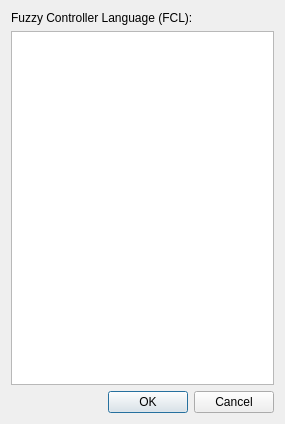
<?xml version="1.0" encoding="UTF-8"?>
<ui version="4.0">
 <class>FCL</class>
 <widget class="QDialog" name="FCL">
  <property name="windowModality">
   <enum>Qt::WindowModal</enum>
  </property>
  <property name="geometry">
   <rect>
    <x>0</x>
    <y>0</y>
    <width>285</width>
    <height>424</height>
   </rect>
  </property>
  <property name="acceptDrops">
   <bool>true</bool>
  </property>
  <property name="windowTitle">
   <string>Fuzzy Controller Language</string>
  </property>
  <property name="modal">
   <bool>true</bool>
  </property>
  <layout class="QVBoxLayout" name="verticalLayout">
   <item>
    <widget class="QLabel" name="label">
     <property name="text">
      <string>Fuzzy Controller Language (FCL):</string>
     </property>
    </widget>
   </item>
   <item>
    <widget class="QPlainTextEdit" name="pte_fcl"/>
   </item>
   <item>
    <widget class="QDialogButtonBox" name="buttonBox">
     <property name="orientation">
      <enum>Qt::Horizontal</enum>
     </property>
     <property name="standardButtons">
      <set>QDialogButtonBox::Cancel|QDialogButtonBox::Ok</set>
     </property>
    </widget>
   </item>
  </layout>
 </widget>
 <resources/>
 <connections>
  <connection>
   <sender>buttonBox</sender>
   <signal>accepted()</signal>
   <receiver>FCL</receiver>
   <slot>accept()</slot>
   <hints>
    <hint type="sourcelabel">
     <x>248</x>
     <y>254</y>
    </hint>
    <hint type="destinationlabel">
     <x>157</x>
     <y>274</y>
    </hint>
   </hints>
  </connection>
  <connection>
   <sender>buttonBox</sender>
   <signal>rejected()</signal>
   <receiver>FCL</receiver>
   <slot>reject()</slot>
   <hints>
    <hint type="sourcelabel">
     <x>316</x>
     <y>260</y>
    </hint>
    <hint type="destinationlabel">
     <x>286</x>
     <y>274</y>
    </hint>
   </hints>
  </connection>
 </connections>
</ui>
